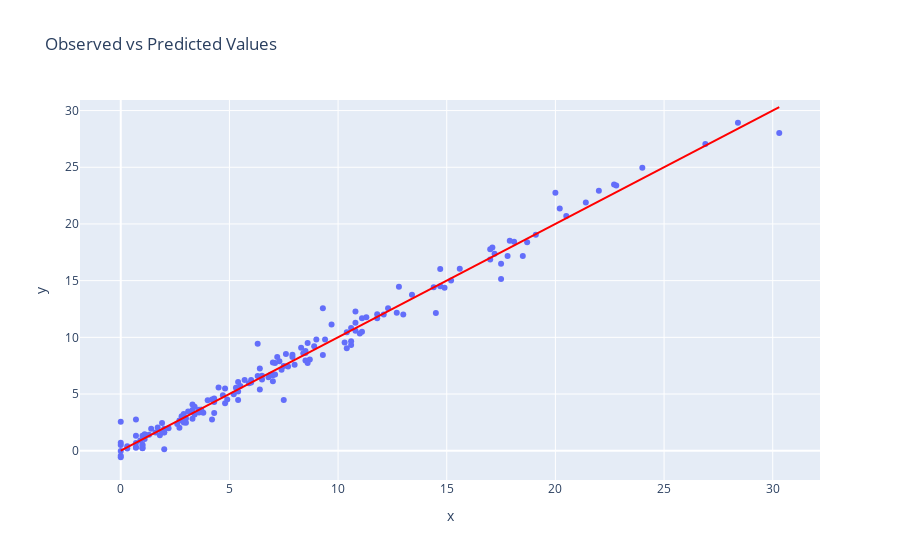

Write notebook code for a chart like this one.
### Markdown cell above
Try do do a preditive model for how many points will be scored

### Code cell
unneccessary_columns = ['FG', 'FG%', '3P', '3PA', '3P%', '2P', '2P%', 'eFG%', "FT%", "FT"]
df.drop(unneccessary_columns, inplace=True, axis=1)
df.reset_index()
from sklearn.feature_selection import RFE
from sklearn.linear_model import LinearRegression
from sklearn.model_selection import train_test_split


# Split the data into a training and testing set
X_train, X_test, Y_train, Y_test = train_test_split(df.drop(columns=["PTS"]), df["PTS"], test_size=0.2)

# Create a linear regression model
reg = LinearRegression()

# Use RFE to select the best features for the model
rfe = RFE(reg)
rfe = rfe.fit(X_train, Y_train)

# Use the selected features to train the model
reg.fit(X_train[X_train.columns[rfe.support_]], Y_train)

# Evaluate the accuracy of the model
accuracy = reg.score(X_test[X_test.columns[rfe.support_]], Y_test)
print("accuracy = ", accuracy)

selected_features = X_train.columns[rfe.support_]
print("Selected features: ", selected_features)

# Use the selected features to fit a linear regression model
X_selected = X_test[selected_features]

print(X_selected)

# Get the predicted values for the selected features
y_pred = reg.predict(X_selected)

# Create a scatter plot of the observed values and the predicted values
fig = px.scatter(x=Y_test, y=y_pred, title="Observed vs Predicted Values")
fig.add_shape(
    type='line', x0=0, y0=0, x1=np.max(Y_test), y1=np.max(Y_test), 
    xref='x', yref='y', line=dict(color="red")
)
fig.show()
fig.write_image("figures/regression.pdf", format="pdf")

### Figure 1 — Plotly figure (JSON) as saved in the notebook; plotly's stock layout.template omitted (floating-point values rounded to 4 significant figures; data arrays with more than 128 entries replaced by an {"elided": "..."} marker saying what was removed)
{"data": [{"hovertemplate": "x=%{x}<br>y=%{y}<extra></extra>", "legendgroup": "", "marker": {"color": "#636efa", "symbol": "circle"}, "mode": "markers", "name": "", "orientation": "v", "showlegend": false, "type": "scatter", "x": {"elided": "163 float values"}, "xaxis": "x", "y": {"elided": "163 float values"}, "yaxis": "y"}], "layout": {"legend": {"tracegroupgap": 0}, "shapes": [{"line": {"color": "red"}, "type": "line", "x0": 0, "x1": 30.3, "xref": "x", "y0": 0, "y1": 30.3, "yref": "y"}], "title": {"text": "Observed vs Predicted Values"}, "xaxis": {"anchor": "y", "domain": [0, 1], "title": {"text": "x"}}, "yaxis": {"anchor": "x", "domain": [0, 1], "title": {"text": "y"}}}}
